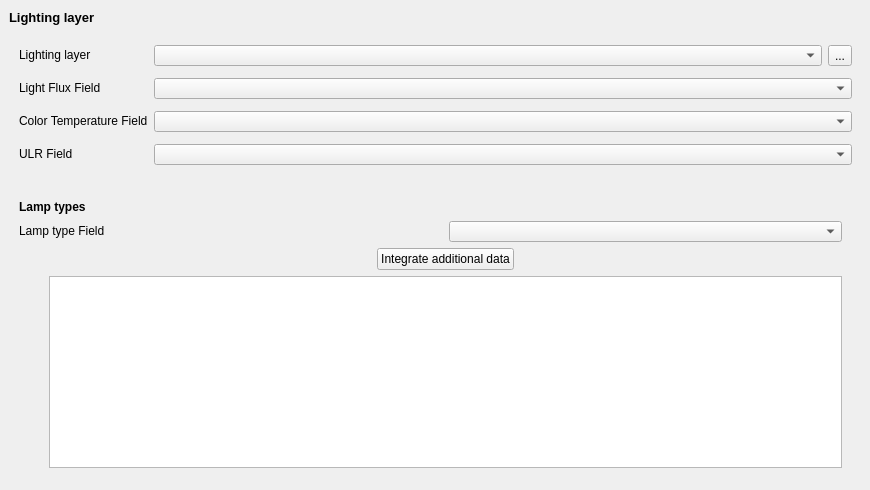
             <widget class="QWidget" name="tab">
              <attribute name="title">
               <string>Lighting layer</string>
              </attribute>
              <widget class="QLabel" name="label_4">
               <property name="geometry">
                <rect>
                 <x>9</x>
                 <y>9</y>
                 <width>91</width>
                 <height>16</height>
                </rect>
               </property>
               <property name="sizePolicy">
                <sizepolicy hsizetype="Expanding" vsizetype="Preferred">
                 <horstretch>0</horstretch>
                 <verstretch>0</verstretch>
                </sizepolicy>
               </property>
               <property name="font">
                <font>
                 <pointsize>10</pointsize>
                 <weight>75</weight>
                 <bold>true</bold>
                </font>
               </property>
               <property name="text">
                <string>Lighting layer</string>
               </property>
              </widget>
              <widget class="QFrame" name="selectionViewFrame_2">
               <property name="geometry">
                <rect>
                 <x>10</x>
                 <y>190</y>
                 <width>841</width>
                 <height>291</height>
                </rect>
               </property>
               <property name="sizePolicy">
                <sizepolicy hsizetype="Preferred" vsizetype="MinimumExpanding">
                 <horstretch>0</horstretch>
                 <verstretch>0</verstretch>
                </sizepolicy>
               </property>
               <property name="minimumSize">
                <size>
                 <width>350</width>
                 <height>0</height>
                </size>
               </property>
               <property name="frameShape">
                <enum>QFrame::NoFrame</enum>
               </property>
               <property name="frameShadow">
                <enum>QFrame::Raised</enum>
               </property>
               <layout class="QGridLayout" name="gridLayout_2">
                <item row="0" column="0" colspan="3">
                 <widget class="QLabel" name="selectionLayerLabel_14">
                  <property name="sizePolicy">
                   <sizepolicy hsizetype="Fixed" vsizetype="Fixed">
                    <horstretch>0</horstretch>
                    <verstretch>0</verstretch>
                   </sizepolicy>
                  </property>
                  <property name="minimumSize">
                   <size>
                    <width>0</width>
                    <height>16</height>
                   </size>
                  </property>
                  <property name="font">
                   <font>
                    <weight>75</weight>
                    <bold>true</bold>
                   </font>
                  </property>
                  <property name="text">
                   <string>Lamp types</string>
                  </property>
                 </widget>
                </item>
                <item row="1" column="0" colspan="2">
                 <widget class="QLabel" name="workspaceLabel_8">
                  <property name="sizePolicy">
                   <sizepolicy hsizetype="Fixed" vsizetype="Fixed">
                    <horstretch>0</horstretch>
                    <verstretch>0</verstretch>
                   </sizepolicy>
                  </property>
                  <property name="text">
                   <string>Lamp type Field</string>
                  </property>
                 </widget>
                </item>
                <item row="1" column="2">
                 <widget class="QgsFieldComboBox" name="mFieldComboBox_6">
                  <property name="minimumSize">
                   <size>
                    <width>0</width>
                    <height>21</height>
                   </size>
                  </property>
                  <property name="maximumSize">
                   <size>
                    <width>16777215</width>
                    <height>21</height>
                   </size>
                  </property>
                 </widget>
                </item>
                <item row="2" column="1" colspan="2">
                 <widget class="QFrame" name="frame_9">
                  <property name="sizePolicy">
                   <sizepolicy hsizetype="Expanding" vsizetype="Fixed">
                    <horstretch>0</horstretch>
                    <verstretch>0</verstretch>
                   </sizepolicy>
                  </property>
                  <property name="minimumSize">
                   <size>
                    <width>200</width>
                    <height>0</height>
                   </size>
                  </property>
                  <property name="maximumSize">
                   <size>
                    <width>16777215</width>
                    <height>16777215</height>
                   </size>
                  </property>
                  <property name="frameShape">
                   <enum>QFrame::NoFrame</enum>
                  </property>
                  <property name="frameShadow">
                   <enum>QFrame::Raised</enum>
                  </property>
                  <layout class="QHBoxLayout" name="horizontalLayout_10">
                   <property name="spacing">
                    <number>200</number>
                   </property>
                   <property name="leftMargin">
                    <number>0</number>
                   </property>
                   <property name="topMargin">
                    <number>0</number>
                   </property>
                   <property name="rightMargin">
                    <number>0</number>
                   </property>
                   <property name="bottomMargin">
                    <number>0</number>
                   </property>
                   <item>
                    <widget class="QPushButton" name="fragmRun">
                     <property name="sizePolicy">
                      <sizepolicy hsizetype="Fixed" vsizetype="Fixed">
                       <horstretch>0</horstretch>
                       <verstretch>0</verstretch>
                      </sizepolicy>
                     </property>
                     <property name="layoutDirection">
                      <enum>Qt::LeftToRight</enum>
                     </property>
                     <property name="text">
                      <string>Integrate additional data</string>
                     </property>
                     <property name="icon">
                      <iconset>
                       <normaloff>:/plugins/FragScape/icons/play.svg</normaloff>:/plugins/FragScape/icons/play.svg</iconset>
                     </property>
                    </widget>
                   </item>
                  </layout>
                 </widget>
                </item>
                <item row="3" column="0">
                 <widget class="QToolButton" name="fragmRemove">
                  <property name="sizePolicy">
                   <sizepolicy hsizetype="Fixed" vsizetype="Fixed">
                    <horstretch>0</horstretch>
                    <verstretch>0</verstretch>
                   </sizepolicy>
                  </property>
                  <property name="toolTip">
                   <string>Delete selected lines</string>
                  </property>
                  <property name="text">
                   <string/>
                  </property>
                  <property name="icon">
                   <iconset>
                    <normaloff>:/plugins/FragScape/icons/mActionDeleteSelected.svg</normaloff>:/plugins/FragScape/icons/mActionDeleteSelected.svg</iconset>
                  </property>
                  <property name="autoRaise">
                   <bool>true</bool>
                  </property>
                 </widget>
                </item>
                <item row="3" column="1" colspan="2">
                 <widget class="QTableView" name="fragmView">
                  <property name="sizePolicy">
                   <sizepolicy hsizetype="Expanding" vsizetype="Preferred">
                    <horstretch>0</horstretch>
                    <verstretch>0</verstretch>
                   </sizepolicy>
                  </property>
                  <property name="minimumSize">
                   <size>
                    <width>300</width>
                    <height>100</height>
                   </size>
                  </property>
                  <property name="alternatingRowColors">
                   <bool>true</bool>
                  </property>
                  <property name="selectionBehavior">
                   <enum>QAbstractItemView::SelectRows</enum>
                  </property>
                  <property name="sortingEnabled">
                   <bool>true</bool>
                  </property>
                 </widget>
                </item>
               </layout>
              </widget>
              <widget class="QFrame" name="paramsFrame_2">
               <property name="geometry">
                <rect>
                 <x>10</x>
                 <y>30</y>
                 <width>851</width>
                 <height>150</height>
                </rect>
               </property>
               <property name="sizePolicy">
                <sizepolicy hsizetype="Expanding" vsizetype="Fixed">
                 <horstretch>0</horstretch>
                 <verstretch>0</verstretch>
                </sizepolicy>
               </property>
               <property name="minimumSize">
                <size>
                 <width>0</width>
                 <height>150</height>
                </size>
               </property>
               <property name="frameShape">
                <enum>QFrame::NoFrame</enum>
               </property>
               <property name="frameShadow">
                <enum>QFrame::Raised</enum>
               </property>
               <layout class="QGridLayout" name="gridLayout">
                <item row="0" column="0">
                 <widget class="QLabel" name="label_46">
                  <property name="sizePolicy">
                   <sizepolicy hsizetype="Fixed" vsizetype="Fixed">
                    <horstretch>0</horstretch>
                    <verstretch>0</verstretch>
                   </sizepolicy>
                  </property>
                  <property name="text">
                   <string>Lighting layer</string>
                  </property>
                 </widget>
                </item>
                <item row="0" column="1">
                 <widget class="QgsMapLayerComboBox" name="landuseInputLayerCombo_2">
                  <property name="sizePolicy">
                   <sizepolicy hsizetype="Expanding" vsizetype="Fixed">
                    <horstretch>0</horstretch>
                    <verstretch>0</verstretch>
                   </sizepolicy>
                  </property>
                  <property name="minimumSize">
                   <size>
                    <width>0</width>
                    <height>21</height>
                   </size>
                  </property>
                  <property name="maximumSize">
                   <size>
                    <width>16777215</width>
                    <height>21</height>
                   </size>
                  </property>
                 </widget>
                </item>
                <item row="0" column="2">
                 <widget class="QToolButton" name="landuseInputLayer_2">
                  <property name="text">
                   <string>...</string>
                  </property>
                 </widget>
                </item>
                <item row="1" column="0">
                 <widget class="QLabel" name="workspaceLabel_5">
                  <property name="sizePolicy">
                   <sizepolicy hsizetype="Fixed" vsizetype="Fixed">
                    <horstretch>0</horstretch>
                    <verstretch>0</verstretch>
                   </sizepolicy>
                  </property>
                  <property name="text">
                   <string>Light Flux Field</string>
                  </property>
                 </widget>
                </item>
                <item row="1" column="1" colspan="2">
                 <widget class="QgsFieldComboBox" name="mFieldComboBox_3">
                  <property name="minimumSize">
                   <size>
                    <width>0</width>
                    <height>21</height>
                   </size>
                  </property>
                  <property name="maximumSize">
                   <size>
                    <width>16777215</width>
                    <height>21</height>
                   </size>
                  </property>
                 </widget>
                </item>
                <item row="2" column="0">
                 <widget class="QLabel" name="workspaceLabel_6">
                  <property name="sizePolicy">
                   <sizepolicy hsizetype="Fixed" vsizetype="Fixed">
                    <horstretch>0</horstretch>
                    <verstretch>0</verstretch>
                   </sizepolicy>
                  </property>
                  <property name="text">
                   <string>Color Temperature Field</string>
                  </property>
                 </widget>
                </item>
                <item row="2" column="1" colspan="2">
                 <widget class="QgsFieldComboBox" name="mFieldComboBox_4">
                  <property name="minimumSize">
                   <size>
                    <width>0</width>
                    <height>21</height>
                   </size>
                  </property>
                  <property name="maximumSize">
                   <size>
                    <width>16777215</width>
                    <height>21</height>
                   </size>
                  </property>
                 </widget>
                </item>
                <item row="3" column="0">
                 <widget class="QLabel" name="workspaceLabel_7">
                  <property name="sizePolicy">
                   <sizepolicy hsizetype="Fixed" vsizetype="Fixed">
                    <horstretch>0</horstretch>
                    <verstretch>0</verstretch>
                   </sizepolicy>
                  </property>
                  <property name="text">
                   <string>ULR Field</string>
                  </property>
                 </widget>
                </item>
                <item row="3" column="1" colspan="2">
                 <widget class="QgsFieldComboBox" name="mFieldComboBox_5">
                  <property name="minimumSize">
                   <size>
                    <width>0</width>
                    <height>21</height>
                   </size>
                  </property>
                  <property name="maximumSize">
                   <size>
                    <width>16777215</width>
                    <height>21</height>
                   </size>
                  </property>
                 </widget>
                </item>
               </layout>
              </widget>
             </widget>
